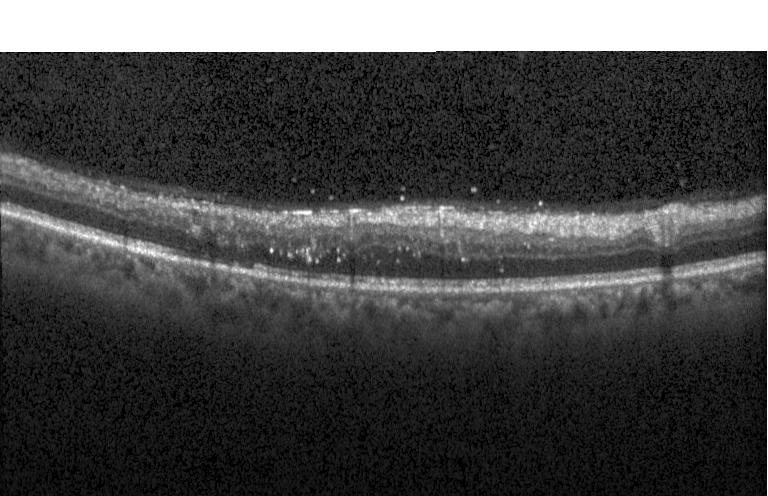
#> input picture img/oct.jpeg, 768 x 496 px, found by its file name
$ python k-means_Gray.py
#> lines starting #> are read from the running program, lines starting #| are printed output that depends on the picture
import numpy as np
import pylab as plt
import PIL.Image as image
import matplotlib.pyplot as plt1
from sklearn.cluster import KMeans

img = plt.imread('oct.jpeg')
#> img is the input picture: shape (496, 768); min 0, max 255, mean 70.3
img1 = img.reshape((img.shape[0]*img.shape[1], 1))
k = 3
kmeans = KMeans(n_clusters=k)
kmeans.fit(img1)
height = img.shape[0]
#> height = 496
width = img.shape[1]
#> width = 768
pic_new = image.new("L", (width, height))
#> pic_new: PIL image 768x496 L; every value is 0
center = np.zeros([k, 1])

for i in range(k):
    for j in range(1):
        center[i, j] = kmeans.cluster_centers_[i, j]
center = center.astype(np.int32)
label = kmeans.labels_.reshape((height, width))
for i in range(height):
    for j in range(width):
        pic_new.putpixel((j, i), int(center[label[i][j]]))
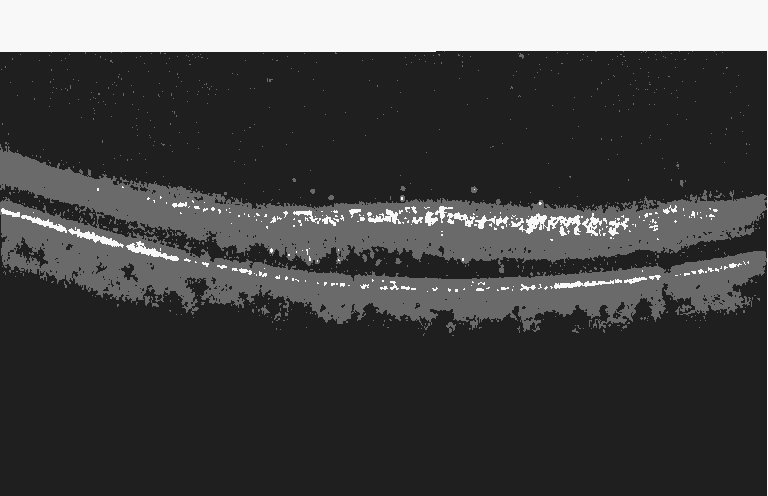
#> pic_new: PIL image 768x496 L; min 31, max 248, mean 69.5
pic_new.save("Gray_out.jpg", "JPEG")
